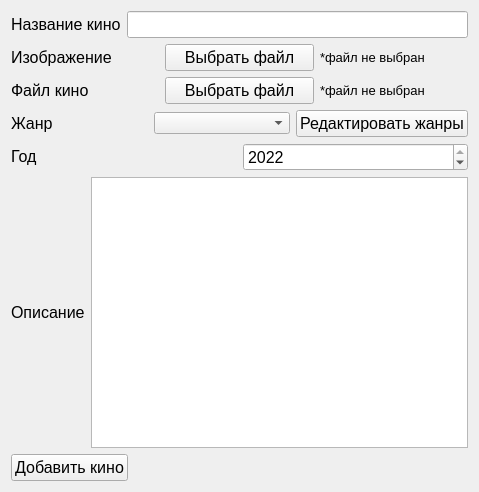
<?xml version="1.0" encoding="UTF-8"?>
<ui version="4.0">
 <class>Form</class>
 <widget class="QWidget" name="Form">
  <property name="geometry">
   <rect>
    <x>0</x>
    <y>0</y>
    <width>479</width>
    <height>492</height>
   </rect>
  </property>
  <property name="windowTitle">
   <string>Добавить кино</string>
  </property>
  <layout class="QVBoxLayout" name="verticalLayout">
   <item>
    <layout class="QHBoxLayout" name="horizontalLayout">
     <item>
      <widget class="QLabel" name="textNameCinema">
       <property name="sizePolicy">
        <sizepolicy hsizetype="Preferred" vsizetype="Fixed">
         <horstretch>0</horstretch>
         <verstretch>0</verstretch>
        </sizepolicy>
       </property>
       <property name="font">
        <font>
         <family>Arial</family>
         <pointsize>12</pointsize>
        </font>
       </property>
       <property name="text">
        <string>Название кино</string>
       </property>
      </widget>
     </item>
     <item>
      <widget class="QLineEdit" name="nameCinema">
       <property name="font">
        <font>
         <family>Arial</family>
         <pointsize>12</pointsize>
        </font>
       </property>
      </widget>
     </item>
    </layout>
   </item>
   <item>
    <layout class="QHBoxLayout" name="horizontalLayout_2">
     <item>
      <widget class="QLabel" name="pici">
       <property name="sizePolicy">
        <sizepolicy hsizetype="Preferred" vsizetype="Fixed">
         <horstretch>0</horstretch>
         <verstretch>0</verstretch>
        </sizepolicy>
       </property>
       <property name="font">
        <font>
         <family>Arial</family>
         <pointsize>12</pointsize>
        </font>
       </property>
       <property name="text">
        <string>Изображение</string>
       </property>
      </widget>
     </item>
     <item>
      <widget class="QPushButton" name="setFilePici">
       <property name="font">
        <font>
         <family>Arial</family>
         <pointsize>12</pointsize>
        </font>
       </property>
       <property name="text">
        <string>Выбрать файл</string>
       </property>
      </widget>
     </item>
     <item>
      <widget class="QLabel" name="textShortFilePici">
       <property name="font">
        <font>
         <family>Arial</family>
         <pointsize>10</pointsize>
        </font>
       </property>
       <property name="text">
        <string>*файл не выбран</string>
       </property>
      </widget>
     </item>
    </layout>
   </item>
   <item>
    <layout class="QHBoxLayout" name="horizontalLayout_3">
     <item>
      <widget class="QLabel" name="fileCinema">
       <property name="sizePolicy">
        <sizepolicy hsizetype="Preferred" vsizetype="Fixed">
         <horstretch>0</horstretch>
         <verstretch>0</verstretch>
        </sizepolicy>
       </property>
       <property name="font">
        <font>
         <family>Arial</family>
         <pointsize>12</pointsize>
        </font>
       </property>
       <property name="text">
        <string>Файл кино</string>
       </property>
      </widget>
     </item>
     <item>
      <widget class="QPushButton" name="setFileCinema">
       <property name="font">
        <font>
         <family>Arial</family>
         <pointsize>12</pointsize>
        </font>
       </property>
       <property name="text">
        <string>Выбрать файл</string>
       </property>
      </widget>
     </item>
     <item>
      <widget class="QLabel" name="textShortFileCinema">
       <property name="font">
        <font>
         <family>Arial</family>
         <pointsize>10</pointsize>
        </font>
       </property>
       <property name="text">
        <string>*файл не выбран</string>
       </property>
      </widget>
     </item>
    </layout>
   </item>
   <item>
    <layout class="QHBoxLayout" name="horizontalLayout_4">
     <item>
      <widget class="QLabel" name="textGenre">
       <property name="sizePolicy">
        <sizepolicy hsizetype="Preferred" vsizetype="Fixed">
         <horstretch>0</horstretch>
         <verstretch>0</verstretch>
        </sizepolicy>
       </property>
       <property name="font">
        <font>
         <family>Arial</family>
         <pointsize>12</pointsize>
        </font>
       </property>
       <property name="text">
        <string>Жанр</string>
       </property>
      </widget>
     </item>
     <item>
      <widget class="QComboBox" name="genre_cmb"/>
     </item>
     <item>
      <widget class="QPushButton" name="buttonAddGenre">
       <property name="font">
        <font>
         <family>Arial</family>
         <pointsize>12</pointsize>
        </font>
       </property>
       <property name="text">
        <string>Редактировать жанры</string>
       </property>
      </widget>
     </item>
    </layout>
   </item>
   <item>
    <layout class="QHBoxLayout" name="horizontalLayout_5">
     <item>
      <widget class="QLabel" name="textYear">
       <property name="sizePolicy">
        <sizepolicy hsizetype="Preferred" vsizetype="Fixed">
         <horstretch>0</horstretch>
         <verstretch>0</verstretch>
        </sizepolicy>
       </property>
       <property name="font">
        <font>
         <family>Arial</family>
         <pointsize>12</pointsize>
        </font>
       </property>
       <property name="text">
        <string>Год</string>
       </property>
      </widget>
     </item>
     <item>
      <widget class="QSpinBox" name="year_spin">
       <property name="font">
        <font>
         <family>Arial</family>
         <pointsize>12</pointsize>
        </font>
       </property>
       <property name="minimum">
        <number>1900</number>
       </property>
       <property name="maximum">
        <number>2022</number>
       </property>
       <property name="value">
        <number>2022</number>
       </property>
      </widget>
     </item>
    </layout>
   </item>
   <item>
    <layout class="QHBoxLayout" name="horizontalLayout_6">
     <item>
      <widget class="QLabel" name="textDescription">
       <property name="font">
        <font>
         <family>Arial</family>
         <pointsize>12</pointsize>
        </font>
       </property>
       <property name="text">
        <string>Описание</string>
       </property>
      </widget>
     </item>
     <item>
      <widget class="QPlainTextEdit" name="description_plan">
       <property name="font">
        <font>
         <family>Arial</family>
         <pointsize>12</pointsize>
        </font>
       </property>
      </widget>
     </item>
    </layout>
   </item>
   <item>
    <widget class="QPushButton" name="buttonAddCinema">
     <property name="sizePolicy">
      <sizepolicy hsizetype="Maximum" vsizetype="Fixed">
       <horstretch>0</horstretch>
       <verstretch>0</verstretch>
      </sizepolicy>
     </property>
     <property name="font">
      <font>
       <family>Arial</family>
       <pointsize>12</pointsize>
      </font>
     </property>
     <property name="text">
      <string>Добавить кино</string>
     </property>
    </widget>
   </item>
  </layout>
 </widget>
 <resources/>
 <connections/>
</ui>
